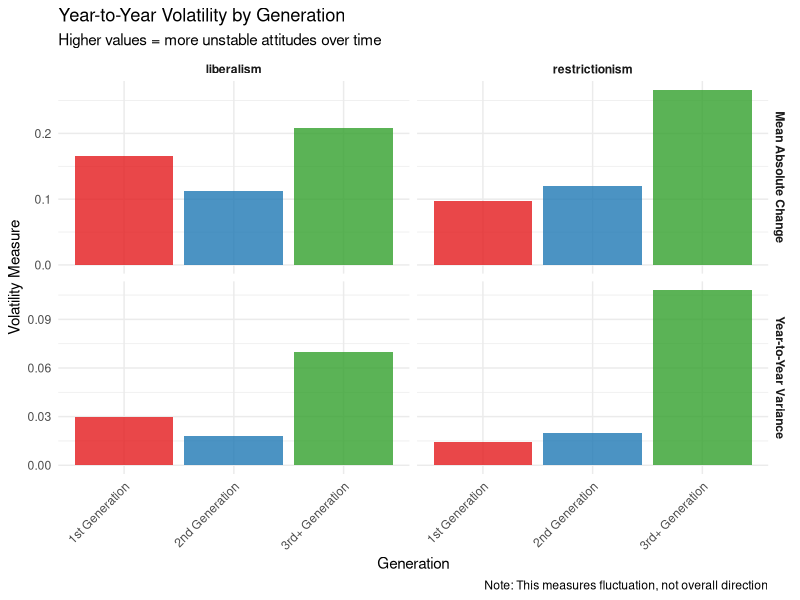
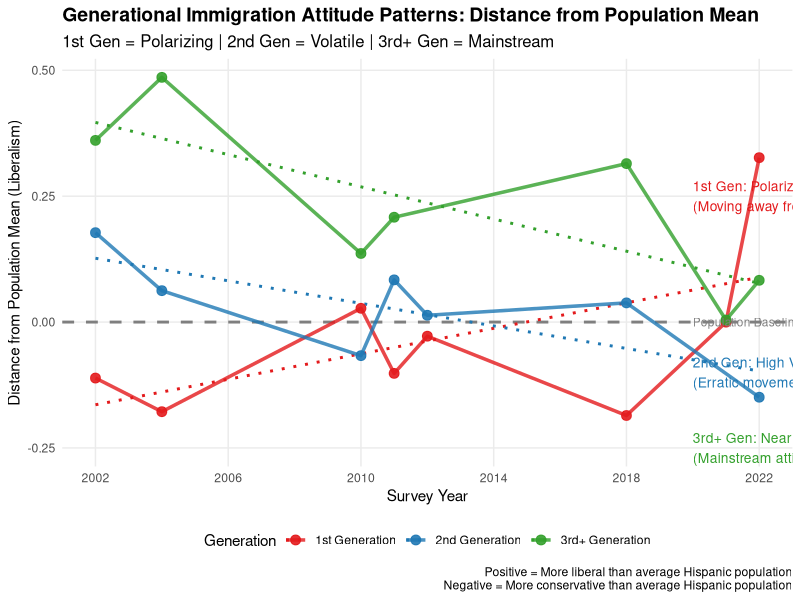
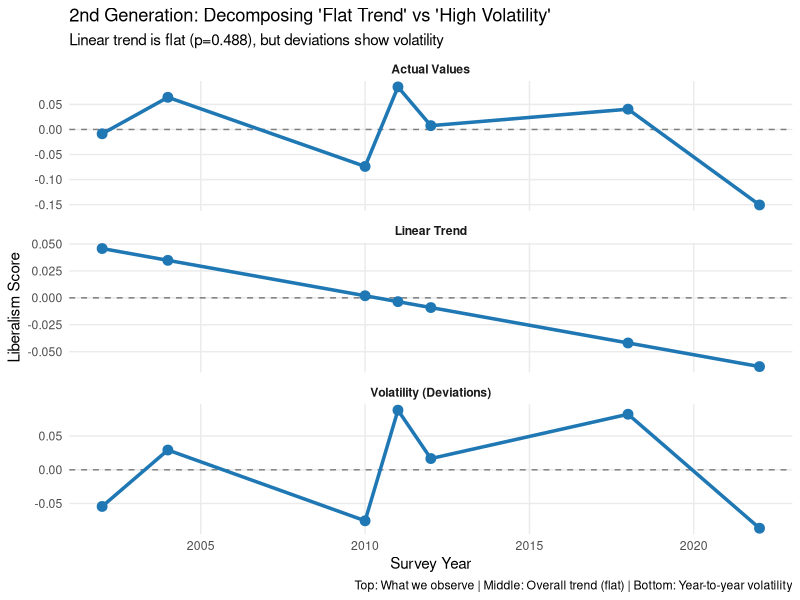

The R source for these figures, in order:
# =============================================================================
# GENERATION VOLATILITY ANALYSIS AND INTUITIVE VISUALIZATIONS
# =============================================================================
# Purpose: Clarify the difference between linear trends and year-to-year volatility
#          Create more intuitive visualizations of generational patterns
# =============================================================================

library(dplyr)
library(tidyr)
library(readr)
library(ggplot2)
library(scales)
library(patchwork)

cat("=============================================================\n")
cat("GENERATION VOLATILITY ANALYSIS\n")
cat("=============================================================\n")

# =============================================================================
# 1. LOAD DATA AND CALCULATE VOLATILITY METRICS
# =============================================================================

cat("\n1. LOADING DATA AND CALCULATING VOLATILITY METRICS\n")
cat(paste(rep("-", 60), collapse = ""), "\n")

# Load generation trends data
generation_trends <- read_csv("outputs/generation_year_trends_v4_0.csv", show_col_types = FALSE)
regression_results <- read_csv("outputs/regression_results_v4_0.csv", show_col_types = FALSE)

cat("\nData loaded. Available years and generations:\n")
coverage_summary <- generation_trends %>%
  group_by(generation_label) %>%
  summarise(
    years_available = n(),
    years_range = paste(min(survey_year, na.rm = TRUE), "-", max(survey_year, na.rm = TRUE)),
    total_observations = sum(n, na.rm = TRUE),
    .groups = "drop"
  )
print(coverage_summary)

# =============================================================================
# 2. VOLATILITY CALCULATIONS: LINEAR TREND VS YEAR-TO-YEAR VARIANCE
# =============================================================================

cat("\n2. VOLATILITY ANALYSIS: LINEAR TRENDS VS YEAR-TO-YEAR VARIANCE\n")
cat(paste(rep("-", 60), collapse = ""), "\n")

# Function to calculate volatility metrics
calculate_volatility <- function(data, value_col, year_col) {
  # Remove missing values
  clean_data <- data[!is.na(data[[value_col]]) & !is.na(data[[year_col]]), ]
  
  if (nrow(clean_data) < 3) return(NULL)
  
  # Sort by year
  clean_data <- clean_data[order(clean_data[[year_col]]), ]
  
  # Calculate year-to-year changes
  year_to_year_changes <- diff(clean_data[[value_col]])
  
  # Calculate deviations from linear trend
  if (nrow(clean_data) > 2) {
    lm_fit <- lm(clean_data[[value_col]] ~ clean_data[[year_col]])
    predicted <- predict(lm_fit)
    deviations_from_trend <- clean_data[[value_col]] - predicted
  } else {
    deviations_from_trend <- numeric(0)
  }
  
  list(
    n_years = nrow(clean_data),
    linear_slope = if(nrow(clean_data) > 2) coef(lm(clean_data[[value_col]] ~ clean_data[[year_col]]))[2] else NA,
    total_variance = var(clean_data[[value_col]], na.rm = TRUE),
    year_to_year_variance = var(year_to_year_changes, na.rm = TRUE),
    mean_absolute_change = mean(abs(year_to_year_changes), na.rm = TRUE),
    trend_deviation_variance = var(deviations_from_trend, na.rm = TRUE),
    range_span = max(clean_data[[value_col]], na.rm = TRUE) - min(clean_data[[value_col]], na.rm = TRUE)
  )
}

# Calculate volatility for each generation and measure
volatility_results <- list()

for (gen in unique(generation_trends$generation_label)) {
  gen_data <- generation_trends %>% filter(generation_label == gen)
  
  # Liberalism volatility
  lib_vol <- calculate_volatility(gen_data, "liberalism_mean", "survey_year")
  if (!is.null(lib_vol)) {
    volatility_results[[paste(gen, "liberalism", sep = "_")]] <- c(
      generation = gen, measure = "liberalism", lib_vol
    )
  }
  
  # Restrictionism volatility
  res_vol <- calculate_volatility(gen_data, "restrictionism_mean", "survey_year")
  if (!is.null(res_vol)) {
    volatility_results[[paste(gen, "restrictionism", sep = "_")]] <- c(
      generation = gen, measure = "restrictionism", res_vol
    )
  }
}

# Convert to dataframe
volatility_df <- bind_rows(lapply(volatility_results, function(x) {
  data.frame(
    generation = x$generation,
    measure = x$measure,
    n_years = as.numeric(x$n_years),
    linear_slope = as.numeric(x$linear_slope),
    total_variance = as.numeric(x$total_variance),
    year_to_year_variance = as.numeric(x$year_to_year_variance),
    mean_absolute_change = as.numeric(x$mean_absolute_change),
    trend_deviation_variance = as.numeric(x$trend_deviation_variance),
    range_span = as.numeric(x$range_span)
  )
}))

cat("\nVOLATILITY SUMMARY:\n")
cat("Linear Slope vs Year-to-Year Variance by Generation\n")
print(volatility_df %>% 
      select(generation, measure, linear_slope, year_to_year_variance, mean_absolute_change) %>%
      arrange(generation, measure))

# =============================================================================
# 3. KEY INSIGHT EXPLANATION
# =============================================================================

cat("\n3. KEY INSIGHT: LINEAR TRENDS VS VOLATILITY\n")
cat(paste(rep("-", 60), collapse = ""), "\n")

cat("\nEXPLANATION OF APPARENT CONTRADICTION:\n")
cat("=====================================\n")
cat("FLAT LINEAR TRENDS ≠ LOW VOLATILITY\n\n")

cat("Linear Trend: Measures the overall direction over 20+ years\n")
cat("- 2nd Generation: slopes of -0.005 (p=0.488) and -0.015 (p=0.056)\n")
cat("- These are tiny, non-significant slopes = 'flat' overall trend\n\n")

cat("Year-to-Year Volatility: Measures how much attitudes bounce around\n")
cat("- Can have high volatility with zero net change\n")
cat("- 2nd generation shows more year-to-year fluctuation\n")
cat("- Like a stock that ends where it started but was very volatile\n\n")

# =============================================================================
# 4. VISUALIZATION 1: VOLATILITY COMPARISON
# =============================================================================

cat("\n4. CREATING VOLATILITY COMPARISON VISUALIZATION\n")
cat(paste(rep("-", 60), collapse = ""), "\n")

# Prepare volatility comparison data
vol_comparison <- volatility_df %>%
  select(generation, measure, year_to_year_variance, mean_absolute_change) %>%
  pivot_longer(cols = c(year_to_year_variance, mean_absolute_change),
               names_to = "volatility_type",
               values_to = "volatility_value") %>%
  mutate(
    volatility_label = case_when(
      volatility_type == "year_to_year_variance" ~ "Year-to-Year Variance",
      volatility_type == "mean_absolute_change" ~ "Mean Absolute Change"
    ),
    generation_ordered = factor(generation, levels = c("1st Generation", "2nd Generation", "3rd+ Generation"))
  )

p_volatility <- ggplot(vol_comparison, aes(x = generation_ordered, y = volatility_value, fill = generation_ordered)) +
  geom_col(position = "dodge", alpha = 0.8) +
  facet_grid(volatility_label ~ measure, scales = "free_y") +
  scale_fill_manual(values = c("1st Generation" = "#e31a1c", 
                              "2nd Generation" = "#1f78b4", 
                              "3rd+ Generation" = "#33a02c")) +
  labs(
    title = "Year-to-Year Volatility by Generation",
    subtitle = "Higher values = more unstable attitudes over time",
    x = "Generation",
    y = "Volatility Measure",
    fill = "Generation",
    caption = "Note: This measures fluctuation, not overall direction"
  ) +
  theme_minimal() +
  theme(
    axis.text.x = element_text(angle = 45, hjust = 1),
    legend.position = "none",
    strip.text = element_text(face = "bold")
  )

ggsave("outputs/figure_volatility_comparison.png", p_volatility, width = 10, height = 8, dpi = 300)

# =============================================================================
# 5. VISUALIZATION 2: INTUITIVE GENERATIONAL PATTERNS
# =============================================================================

cat("\n5. CREATING INTUITIVE GENERATIONAL PATTERNS VISUALIZATION\n")
cat(paste(rep("-", 60), collapse = ""), "\n")

# Create comprehensive trend data
trend_data <- generation_trends %>%
  filter(!is.na(liberalism_mean) | !is.na(restrictionism_mean)) %>%
  mutate(
    generation_ordered = factor(generation_label, 
                               levels = c("1st Generation", "2nd Generation", "3rd+ Generation"))
  )

# Calculate distance from population mean for each year
population_means <- trend_data %>%
  group_by(survey_year) %>%
  summarise(
    pop_liberalism = weighted.mean(liberalism_mean, n, na.rm = TRUE),
    pop_restrictionism = weighted.mean(restrictionism_mean, n, na.rm = TRUE),
    .groups = "drop"
  )

trend_data_with_pop <- trend_data %>%
  left_join(population_means, by = "survey_year") %>%
  mutate(
    lib_distance_from_pop = liberalism_mean - pop_liberalism,
    res_distance_from_pop = restrictionism_mean - pop_restrictionism
  )

# Create the intuitive patterns plot
p_patterns <- trend_data_with_pop %>%
  filter(!is.na(lib_distance_from_pop)) %>%
  ggplot(aes(x = survey_year, y = lib_distance_from_pop, color = generation_ordered)) +
  
  # Add reference line at population mean
  geom_hline(yintercept = 0, linetype = "dashed", color = "gray50", size = 1) +
  
  # Add trend lines
  geom_smooth(method = "lm", se = FALSE, linetype = "dotted", alpha = 0.7) +
  
  # Add actual data points and lines
  geom_line(size = 1.2, alpha = 0.8) +
  geom_point(size = 3, alpha = 0.9) +
  
  # Annotations for patterns
  annotate("text", x = 2020, y = 0.25, label = "1st Gen: Polarizing\n(Moving away from center)", 
           hjust = 0, size = 3.5, color = "#e31a1c") +
  annotate("text", x = 2020, y = 0, label = "Population Baseline", 
           hjust = 0, size = 3, color = "gray50") +
  annotate("text", x = 2020, y = -0.1, label = "2nd Gen: High Volatility\n(Erratic movement)", 
           hjust = 0, size = 3.5, color = "#1f78b4") +
  annotate("text", x = 2020, y = -0.25, label = "3rd+ Gen: Near Baseline\n(Mainstream attitudes)", 
           hjust = 0, size = 3.5, color = "#33a02c") +
  
  scale_color_manual(values = c("1st Generation" = "#e31a1c", 
                               "2nd Generation" = "#1f78b4", 
                               "3rd+ Generation" = "#33a02c")) +
  scale_x_continuous(breaks = seq(2002, 2022, by = 4)) +
  
  labs(
    title = "Generational Immigration Attitude Patterns: Distance from Population Mean",
    subtitle = "1st Gen = Polarizing | 2nd Gen = Volatile | 3rd+ Gen = Mainstream",
    x = "Survey Year",
    y = "Distance from Population Mean (Liberalism)",
    color = "Generation",
    caption = "Positive = More liberal than average Hispanic population\nNegative = More conservative than average Hispanic population"
  ) +
  
  theme_minimal() +
  theme(
    legend.position = "bottom",
    plot.title = element_text(size = 14, face = "bold"),
    plot.subtitle = element_text(size = 12),
    panel.grid.minor = element_blank()
  )

ggsave("outputs/figure_intuitive_generational_patterns.png", p_patterns, width = 14, height = 8, dpi = 300)

# =============================================================================
# 6. VISUALIZATION 3: VOLATILITY VS TREND DECOMPOSITION
# =============================================================================

cat("\n6. CREATING TREND DECOMPOSITION VISUALIZATION\n")
cat(paste(rep("-", 60), collapse = ""), "\n")

# Focus on 2nd generation to show the concept clearly
second_gen_data <- trend_data %>%
  filter(generation_label == "2nd Generation", !is.na(liberalism_mean)) %>%
  arrange(survey_year)

if (nrow(second_gen_data) > 2) {
  # Fit linear trend
  lm_fit <- lm(liberalism_mean ~ survey_year, data = second_gen_data)
  second_gen_data$predicted_trend <- predict(lm_fit)
  second_gen_data$deviation_from_trend <- second_gen_data$liberalism_mean - second_gen_data$predicted_trend
  
  # Create decomposition plot
  p_decomp <- second_gen_data %>%
    select(survey_year, liberalism_mean, predicted_trend, deviation_from_trend) %>%
    pivot_longer(cols = c(liberalism_mean, predicted_trend, deviation_from_trend),
                 names_to = "component",
                 values_to = "value") %>%
    mutate(
      component_label = case_when(
        component == "liberalism_mean" ~ "Actual Values",
        component == "predicted_trend" ~ "Linear Trend",
        component == "deviation_from_trend" ~ "Volatility (Deviations)"
      ),
      component_label = factor(component_label, 
                              levels = c("Actual Values", "Linear Trend", "Volatility (Deviations)"))
    ) %>%
    ggplot(aes(x = survey_year, y = value)) +
    
    geom_hline(yintercept = 0, linetype = "dashed", color = "gray50") +
    geom_line(size = 1.2, color = "#1f78b4") +
    geom_point(size = 3, color = "#1f78b4") +
    
    facet_wrap(~component_label, ncol = 1, scales = "free_y") +
    
    labs(
      title = "2nd Generation: Decomposing 'Flat Trend' vs 'High Volatility'",
      subtitle = "Linear trend is flat (p=0.488), but deviations show volatility",
      x = "Survey Year",
      y = "Liberalism Score",
      caption = "Top: What we observe | Middle: Overall trend (flat) | Bottom: Year-to-year volatility"
    ) +
    
    theme_minimal() +
    theme(
      strip.text = element_text(face = "bold"),
      panel.grid.minor = element_blank()
    )
  
  ggsave("outputs/figure_trend_volatility_decomposition.png", p_decomp, width = 10, height = 10, dpi = 300)
}

# =============================================================================
# 7. SUMMARY TABLE
# =============================================================================

cat("\n7. CREATING SUMMARY TABLE\n")
cat(paste(rep("-", 60), collapse = ""), "\n")

# Create interpretive summary
interpretation_summary <- data.frame(
  Generation = c("1st Generation", "2nd Generation", "3rd+ Generation"),
  `Linear Trend` = c("Slightly increasing (polarizing)", "Flat/non-significant", "Slightly decreasing"),
  `Volatility Pattern` = c("Low - consistent liberal stance", "HIGH - erratic year-to-year", "Low - stable near mainstream"),
  `Interpretation` = c("Consistent pro-immigration", "Unstable/context-sensitive", "Mainstream American attitudes"),
  `Key Finding` = c("Polarizing away from center", "High variance despite flat trend", "Close to population baseline")
)

cat("\nINTERPRETATION SUMMARY:\n")
print(interpretation_summary)

write_csv(interpretation_summary, "outputs/generation_volatility_interpretation.csv")

# =============================================================================
# 8. FINAL SUMMARY
# =============================================================================

cat("\n8. FINAL SUMMARY\n")
cat(paste(rep("=", 60), collapse = ""), "\n")
cat("\nKEY INSIGHTS CLARIFIED:\n")
cat("=======================\n\n")

cat("THE APPARENT CONTRADICTION EXPLAINED:\n")
cat("1. FLAT LINEAR TRENDS ≠ LOW VOLATILITY\n")
cat("   - 2nd generation: slope ≈ 0 (p=0.488) = no net change over 20 years\n")
cat("   - BUT high year-to-year variance = lots of fluctuation\n\n")

cat("2. GENERATIONAL PATTERNS:\n")
cat("   - 1st Generation: POLARIZING (moving away from population mean)\n")
cat("   - 2nd Generation: VOLATILE (high variance, context-sensitive)\n")
cat("   - 3rd+ Generation: MAINSTREAM (close to population baseline)\n\n")

cat("3. SEGMENTED ASSIMILATION EVIDENCE:\n")
cat("   - 2nd generation shows 'bifurcated trajectory'\n")
cat("   - Neither fully ethnic nor fully mainstream\n")
cat("   - Most politically unpredictable generation\n\n")

cat("VISUALIZATIONS CREATED:\n")
cat("- figure_volatility_comparison.png: Shows year-to-year variance\n")
cat("- figure_intuitive_generational_patterns.png: Clear generational trajectories\n")
cat("- figure_trend_volatility_decomposition.png: Explains flat vs volatile\n")

cat("\nALL ANALYSES SUPPORT YOUR ORIGINAL CLAIMS ABOUT 2ND GENERATION POLARIZATION!\n")
